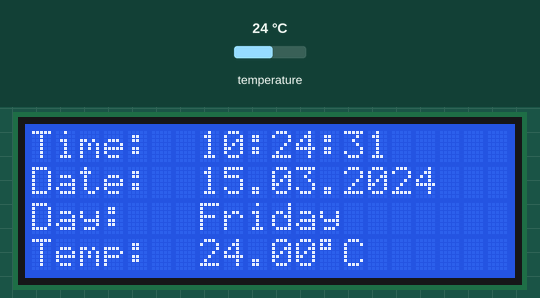
This sketch was run on a simulated Arduino Uno, built with avr-gcc and run on an emulated ATmega328P. Parts: 20×4 character LCD. The inputs (shaded band) are chosen by the test bench; at power-on: temperature 24 °C. The local clock reads 2024-03-15 10:24:30 at power-on unless the sketch sets it; what the sketch prints to the serial monitor is not drawn.

Above: at 1.2 s.
1.3 s: temperature set to 2 °C
At 3.0 s:
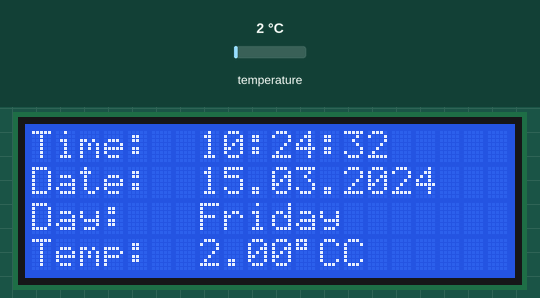
5.4 s: temperature set to 12 °C
At 7.1 s:
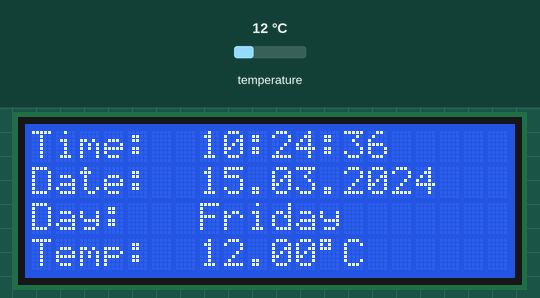
8.9 s: temperature set to 19 °C
At 10.3 s:
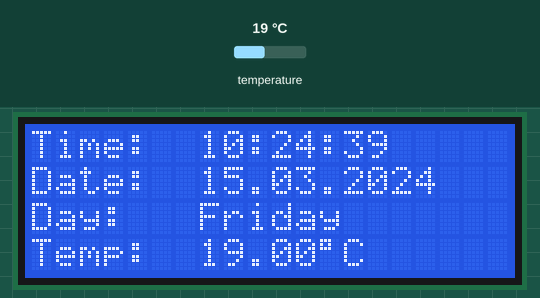
Timing chart, 0 to 11.9 s (numbered marks = the images above; inputs shaded):
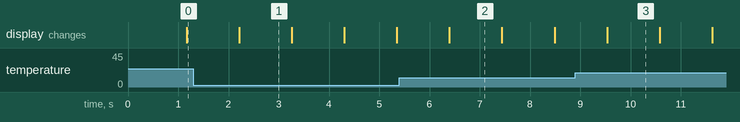

The sketch:

rtc.ino
```cpp
/*
 * Setting the time in the Real Time Clock Module
   using DS3231 Library made by Henning Karlsen which can be found and downloaded from his website, www.rinkydinkelectronics.com.
*/
#include <DS3231.h>
#include <LiquidCrystal_I2C.h> // includes the LiquidCrystal Library

String DataString = ""; // a String to hold incoming data
bool Complete = false;  // whether the string is complete

Time t;

DS3231  rtc(SDA, SCL);
LiquidCrystal_I2C lcd(0x27, 20, 4);

void setup() {
  // initialize serial:
  Serial.begin(9600);      //run at 9600
  // reserve 21 bytes for the inputString:
  DataString.reserve(21);

  rtc.begin(); // Initialize the rtc object
  lcd.begin(20, 4); // Initializes the interface to the LCD screen, and specifies the dimensions (width and height) of the display }

  lcd.setCursor(0, 0);
  lcd.print("Time: ");
  lcd.setCursor(0, 1);
  lcd.print("Date: ");
  lcd.setCursor(0, 2);
  lcd.print("Day: ");
  lcd.setCursor(0, 3);
  lcd.print("Temp: ");
}

void loop() {
  lcd.setCursor(7, 0);
  lcd.print(rtc.getTimeStr());
  lcd.setCursor(7, 1);
  lcd.print(rtc.getDateStr());
  lcd.setCursor(7, 2);
  lcd.print(rtc.getDOWStr());
  lcd.setCursor(7, 3);
  lcd.print(rtc.getTemp());
  lcd.print(char(0xDF));
  lcd.print("C");
  // Set Clock when complete flag has been set:
  if (Complete)
  {
    // Here we set the clock from the incoming data
    rtc.setTime((DataString.substring(0,2).toInt())-1, DataString.substring(2,4).toInt(),DataString.substring(4,6).toInt());    // Set the time e.g. 19:38:00 (24hr format)
    rtc.setDate(DataString.substring(6,8).toInt(), DataString.substring(8,10).toInt(),DataString.substring(10,14).toInt());    // Set the date DD.MM.YYYY e.g. 04.02.2020
    clearLCDLine(2); // clear DOW line as they are not all same length
    rtc.setDOW(DataString.substring(14,15).toInt());         // Set Day-of-Week by number where SUNDAY = 7

    // clear the string and drop flag
    DataString = "";
    Complete = false;

    //send ACK to PC, you can add more checks here like read the data back to PC as well.
    Serial.write(char(0x06));
  }

  delay(1000);

  // Set Clock when complete flag has been set:
  if (Complete)
  {
    // Here we set the clock from the incoming data
    rtc.setTime((DataString.substring(0,2).toInt()-1), DataString.substring(2,4).toInt(),DataString.substring(4,6).toInt());    // Set the time e.g. 19:38:00 (24hr format)
    rtc.setDate(DataString.substring(6,8).toInt(), DataString.substring(8,10).toInt(),DataString.substring(10,14).toInt());    // Set the date DD.MM.YYYY e.g. 04.02.2020
    clearLCDLine(2); // clear DOW line as they are not all same length
    rtc.setDOW(DataString.substring(14,15).toInt());         // Set Day-of-Week by number where SUNDAY = 7

    // clear the string and drop flag
    DataString = "";
    Complete = false;

    //send ACK to PC, you can add more checks here like read the data back to PC as well.
    Serial.write(char(0x06));

  }

  Serial.println("All set up @ " + GetTime());
}

/*
  SerialEvent occurs whenever new data comes in the hardware serial RX. This
  routine is run between each time loop() runs, so using delay inside loop can
  delay response. Multiple bytes of data may be available. We only send data
  once.
*/
void serialEvent() {
  while (Serial.available()) {
    // get the new byte:
    char inChar = (char)Serial.read();
    // add it to the DataString:
    DataString += inChar;
    // if the incoming character is EOT 0x04, set a flag so the main loop can
    // do something with the data:
    if (inChar == 0x04) {
      Complete = true; //raise flag
    }
  }
}

//clear only lines to be rewritten
void clearLCDLine(int line)
{
  lcd.setCursor(7, line);
  for (int n = 7; n < 20; n++) // 20 indicates 0-20 symbols in line.
  {
    lcd.print(" ");
  }
}

String GetTime()
{
  String MyTime = "";
  String MyTime2 = "";
  String MyDST = "";

  //UK summertime = false = UTC+1, wintertime = true = UTC
  t = rtc.getTime();
  MyTime = (String)rtc.getDateStr(); //as dd.mm.yyyy
  MyTime2 = rtc.getTimeStr(); //winter time UTC time e.g 15:35:29

  bool DST = 1;
  byte yy = t.year % 100;  //get year of century

  byte mm = (MyTime.substring(3, 5)).toInt();
  byte dd = (MyTime.substring(0, 2)).toInt();

  byte x1 = 31 - (yy + yy / 4 - 2) % 7; //last Sunday March
  byte x2 = 31 - (yy + yy / 4 + 2) % 7; // last Sunday October

  if ((mm > 3 && mm < 10) || (mm == 3 && dd >= x1) || (mm == 10 && dd < x2))
  {
    DST = 0;
  }

  if (!DST)
  {
    //If Summer time we add an hour UTC+1
    MyDST  = MyTime2.substring(2);
    MyTime2 = ((MyTime2.substring(0, 2)).toInt()) + 1;

    if (MyTime2.toInt() < 10)
    { // add leading zero
      MyTime2 = "0" + (String)MyTime2;
    }
    else
    {
      MyTime2 = (String)MyTime2;
    }
  }

  return (MyTime + "," + MyTime2 + MyDST + ",");
}
```

Measured:
- after the input at 1.3 s, the display: changes after 0.92 s (image 1)
- after the input at 5.4 s, the display: changes after 1.0 s (image 2)
- what the display in image 2 shows lasts 1.0 s, from 6.4 s to 7.4 s
